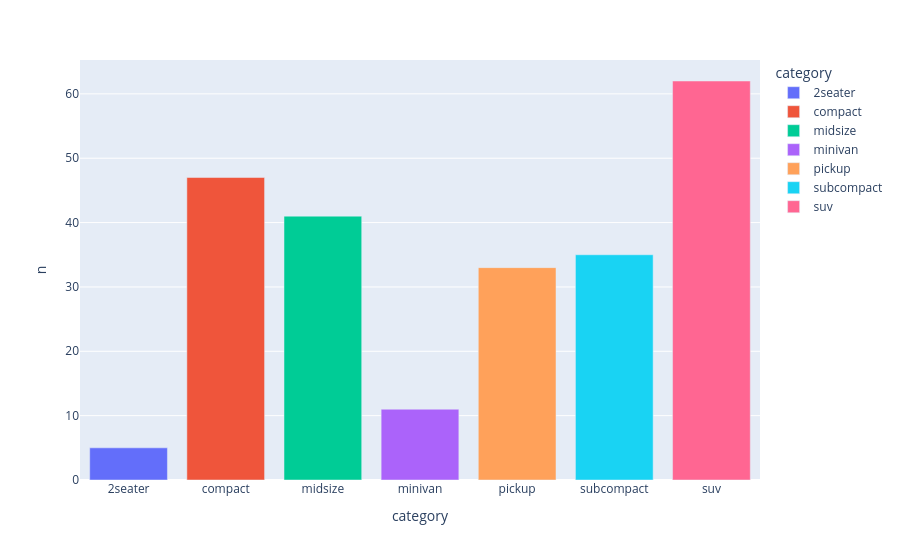

Here is the notebook cell this chart was saved with:
### Code cell
px.bar(data_frame = df, x = 'category', y = 'n', color = 'category')

### Figure 1 — Plotly figure (JSON) as saved in the notebook; plotly's stock layout.template omitted (floating-point values rounded to 4 significant figures)
{"data": [{"hovertemplate": "category=%{x}<br>n=%{y}<extra></extra>", "legendgroup": "2seater", "marker": {"color": "#636efa", "pattern": {"shape": ""}}, "name": "2seater", "orientation": "v", "showlegend": true, "textposition": "auto", "type": "bar", "x": ["2seater"], "xaxis": "x", "y": [5], "yaxis": "y"}, {"hovertemplate": "category=%{x}<br>n=%{y}<extra></extra>", "legendgroup": "compact", "marker": {"color": "#EF553B", "pattern": {"shape": ""}}, "name": "compact", "orientation": "v", "showlegend": true, "textposition": "auto", "type": "bar", "x": ["compact"], "xaxis": "x", "y": [47], "yaxis": "y"}, {"hovertemplate": "category=%{x}<br>n=%{y}<extra></extra>", "legendgroup": "midsize", "marker": {"color": "#00cc96", "pattern": {"shape": ""}}, "name": "midsize", "orientation": "v", "showlegend": true, "textposition": "auto", "type": "bar", "x": ["midsize"], "xaxis": "x", "y": [41], "yaxis": "y"}, {"hovertemplate": "category=%{x}<br>n=%{y}<extra></extra>", "legendgroup": "minivan", "marker": {"color": "#ab63fa", "pattern": {"shape": ""}}, "name": "minivan", "orientation": "v", "showlegend": true, "textposition": "auto", "type": "bar", "x": ["minivan"], "xaxis": "x", "y": [11], "yaxis": "y"}, {"hovertemplate": "category=%{x}<br>n=%{y}<extra></extra>", "legendgroup": "pickup", "marker": {"color": "#FFA15A", "pattern": {"shape": ""}}, "name": "pickup", "orientation": "v", "showlegend": true, "textposition": "auto", "type": "bar", "x": ["pickup"], "xaxis": "x", "y": [33], "yaxis": "y"}, {"hovertemplate": "category=%{x}<br>n=%{y}<extra></extra>", "legendgroup": "subcompact", "marker": {"color": "#19d3f3", "pattern": {"shape": ""}}, "name": "subcompact", "orientation": "v", "showlegend": true, "textposition": "auto", "type": "bar", "x": ["subcompact"], "xaxis": "x", "y": [35], "yaxis": "y"}, {"hovertemplate": "category=%{x}<br>n=%{y}<extra></extra>", "legendgroup": "suv", "marker": {"color": "#FF6692", "pattern": {"shape": ""}}, "name": "suv", "orientation": "v", "showlegend": true, "textposition": "auto", "type": "bar", "x": ["suv"], "xaxis": "x", "y": [62], "yaxis": "y"}], "layout": {"barmode": "relative", "legend": {"title": {"text": "category"}, "tracegroupgap": 0}, "margin": {"t": 60}, "xaxis": {"anchor": "y", "categoryarray": ["2seater", "compact", "midsize", "minivan", "pickup", "subcompact", "suv"], "categoryorder": "array", "domain": [0, 1], "title": {"text": "category"}}, "yaxis": {"anchor": "x", "domain": [0, 1], "title": {"text": "n"}}}}
